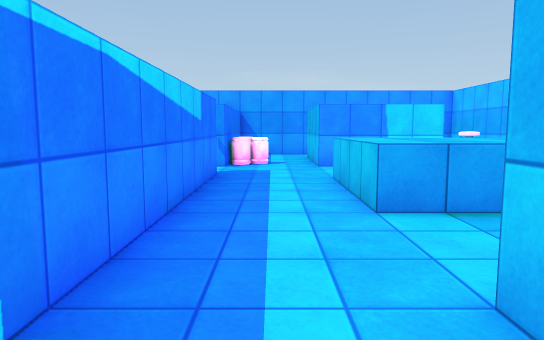
View 1 (above)

17 first-person views from a walk through a Unity game level. The camera is 1.2 m above the floor, tilts 6° down and sees 70° across. The floor is counted in squares, 1 m on a side. Each view is taken from the middle of a square. On the plan, view 1 faces up. The plan holds only what a view shows up to about 15 squares ahead; the rest is blank. The player is left out. Some animated figures are not drawn. Door leaves are left out, so doorways stand open. Surface patterns are stand-ins for the level's own textures.

View 2
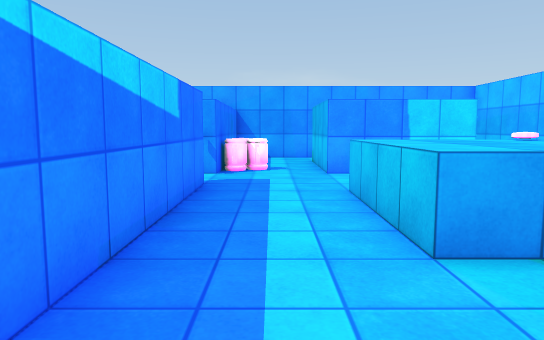

View 3
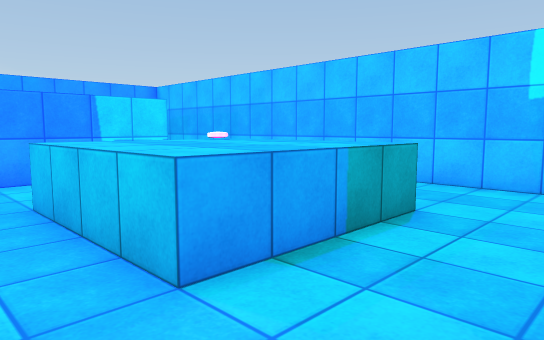

View 4
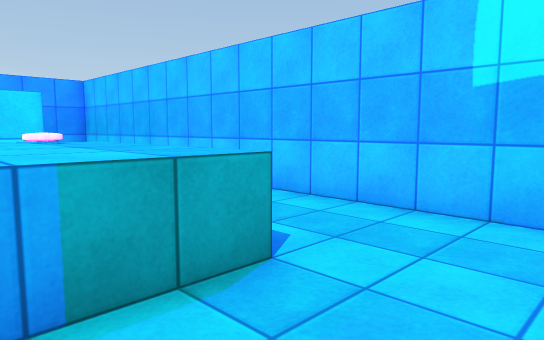

View 5
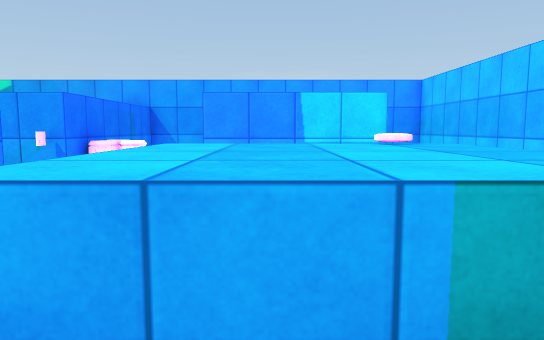

View 6
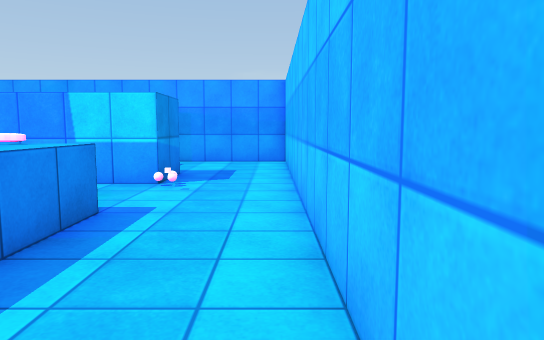

View 7
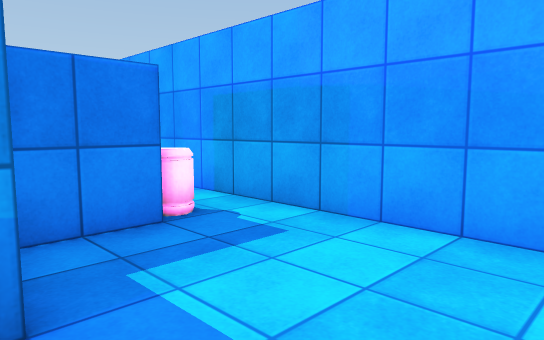

View 8
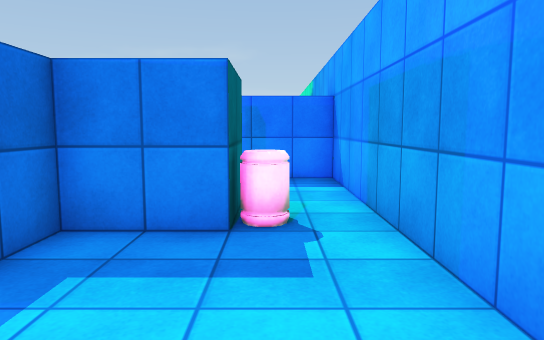

View 9
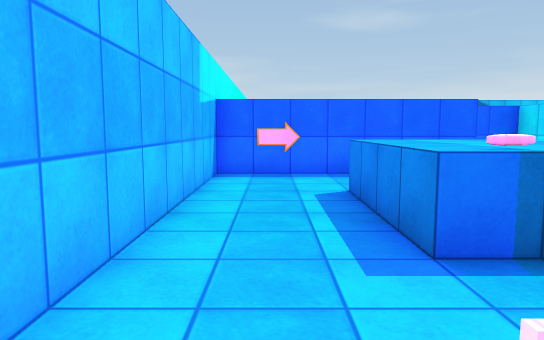

View 10
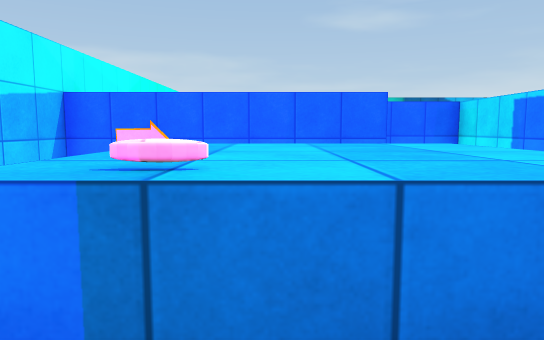

View 11
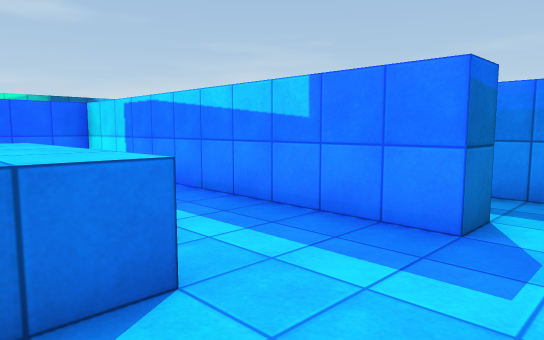

View 12
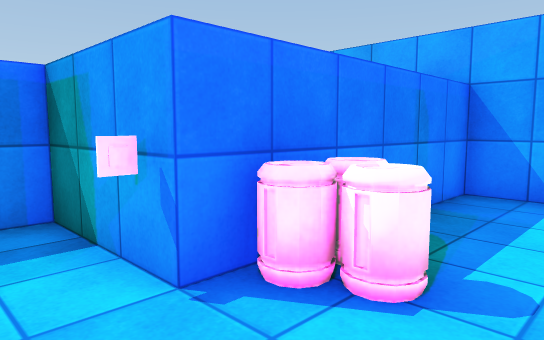

View 13
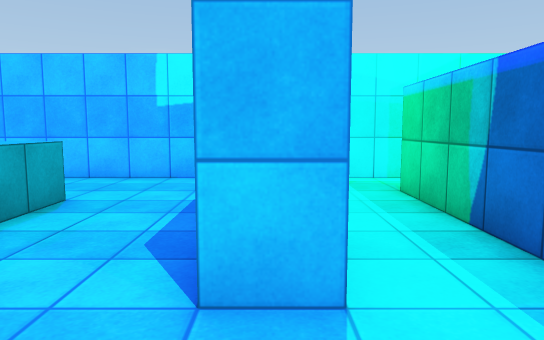

View 14
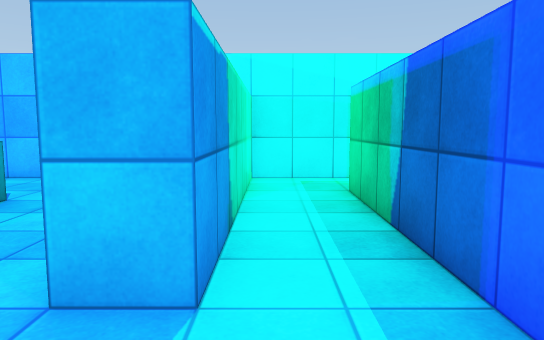

View 15
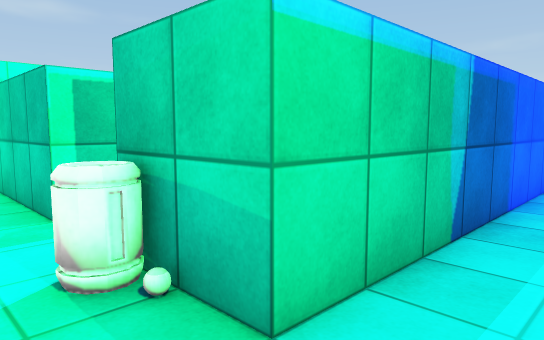

View 16
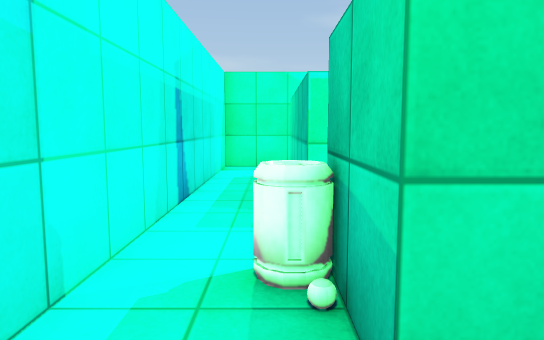

View 17
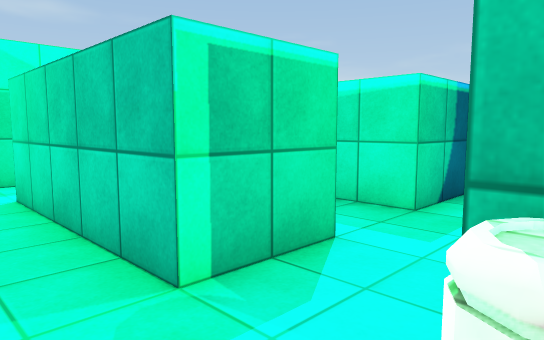

### Floor plan
Key: @ floor where view 1 was taken; # wall or solid block; . floor; D open door; ^ raised ledge; B barrel; O other object.
Columns run from 5 left of view 1 to 9 right of it. Each row starts with its distance up from view 1.
 19    ############
 18    #..........#
 17    #....B.....#
 16    #...##.....#
 15    #...##.....#
 14    #BB.####...#
 13 ####B..####...#
 12 #..O..........#
 11 #..D.... .....#
 10 #..#....  ....#
  9    #...^^^^...#
  8    #...^^^^...#
  7    #...^^^^...#
  6    #...^^^^...#
  5    #..........#
  4    #..........#
  3    #..........#
  2    #...########
  1    #. ........#
  0    # @........#
 -1    #########..#
 -2            #B.#
 -3          .....#
 -4       ........#
 -5       ##..##..#
 -6        #.  #..#
 -7            #..#
 -8            #..#
 -9            #..#
-10            ...#
-11            ...#
-12            ####

Where each view was taken, in squares from view 1:
view 1: 0 up, 0 right, facing up
view 2: 2 up, 0 right, facing up
view 3: 3 up, 0 right, facing up-right
view 4: 3 up, 3 right, facing up-right
view 5: 4 up, 3 right, facing up
view 6: 4 up, 8 right, facing up
view 7: 14 up, 8 right, facing up-left
view 8: 17 up, 8 right, facing left
view 9: 13 up, 7 right, facing down
view 10: 11 up, 4 right, facing down
view 11: 12 up, 3 right, facing down-left
view 12: 11 up, 1 right, facing up-left
view 13: 2 up, 1 left, facing right
view 14: 1 up, 1 left, facing right
view 15: 1 up, 8 right, facing down-left
view 16: 1 up, 7 right, facing down
view 17: 2 down, 8 right, facing down-left
